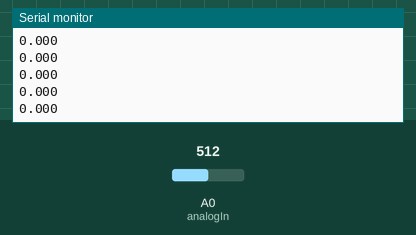
Simulated run of this sketch. Board: Arduino Uno, built with avr-gcc and run on an emulated ATmega328P. On the bench: the last lines printed to the serial monitor. Inputs (shaded band) come from the test bench; at power-on: A0 (analogIn) = 512.

Above: at 1.2 s.
1.3 s: A0 (analogIn) set to 716
At 1.8 s:
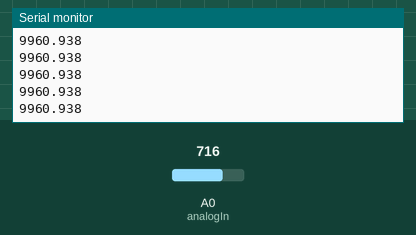
2.8 s: A0 (analogIn) set to 900
At 3.8 s:
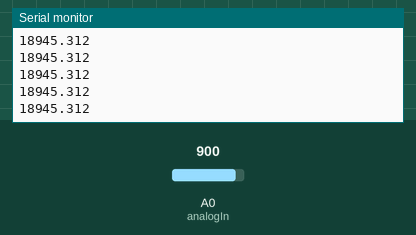
Timing chart, 0 to 5.8 s (numbered marks = the images above; inputs shaded):
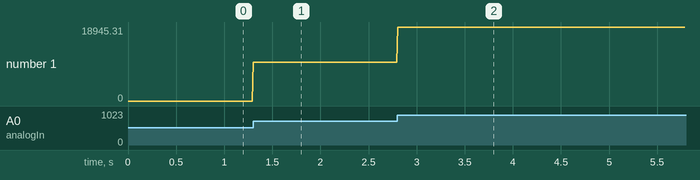

The sketch:

ACS_712.ino
```cpp
/*
Measuring Current Using ACS712
*/
const int analogIn = A0;
int mVperAmp = 100; // use 100 for 20A Module and 66 for 30A Module
int RawValue= 0;
int ACSoffset = 2500;
double Voltage = 0;
double mAmps = 0;

void setup(){
 Serial.begin(9600);
}

void loop(){

 RawValue = analogRead(analogIn);
 Voltage = (RawValue / 1024.0) * 5000; // Gets you mV
 mAmps = ((Voltage - ACSoffset) / mVperAmp)*1000;


 //Serial.print("Raw Value = " ); // shows pre-scaled value
 //Serial.print(RawValue);
 //Serial.print("\t mV = "); // shows the voltage measured
 //Serial.print(Voltage,3); // the '3' after voltage allows you to display 3 digits after decimal point
 //Serial.print("\t Amps = "); // shows the voltage measured
 Serial.println(mAmps,3); //in milliamps// the '3' after voltage allows you to display 3 digits after decimal point
 delay(10);

}
```

Measured:
- after the input at 1.3 s, the serial monitor: prints a new line at once (image 1)
- after the input at 2.8 s, the serial monitor: prints a new line at once (image 2)
- plotted number 1: 0 → 9960.94 after the input at 1.3 s, 9960.94 → 1894 after the input at 2.8 s
